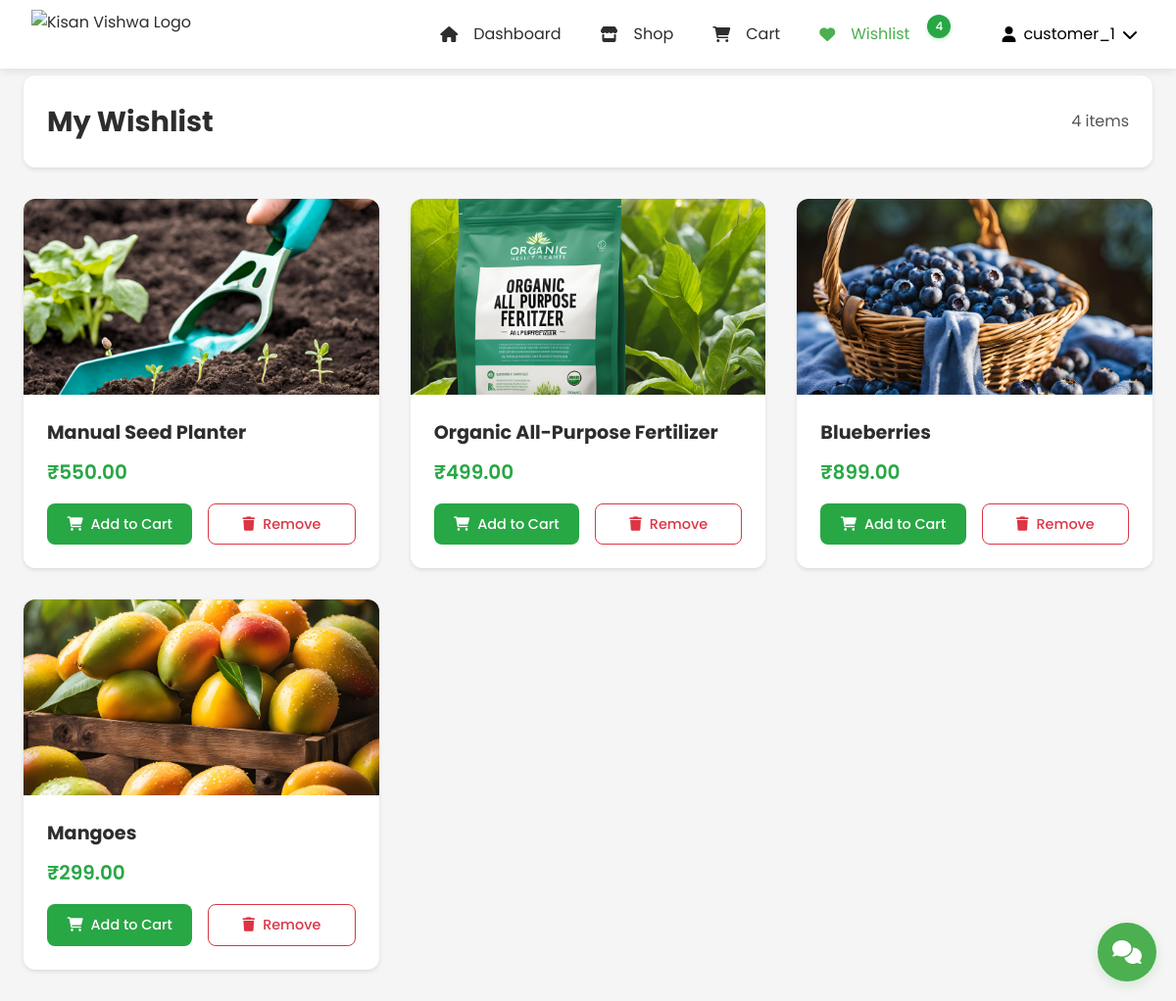
Before: /customer/wishlist/ (signed in) with the older database file.
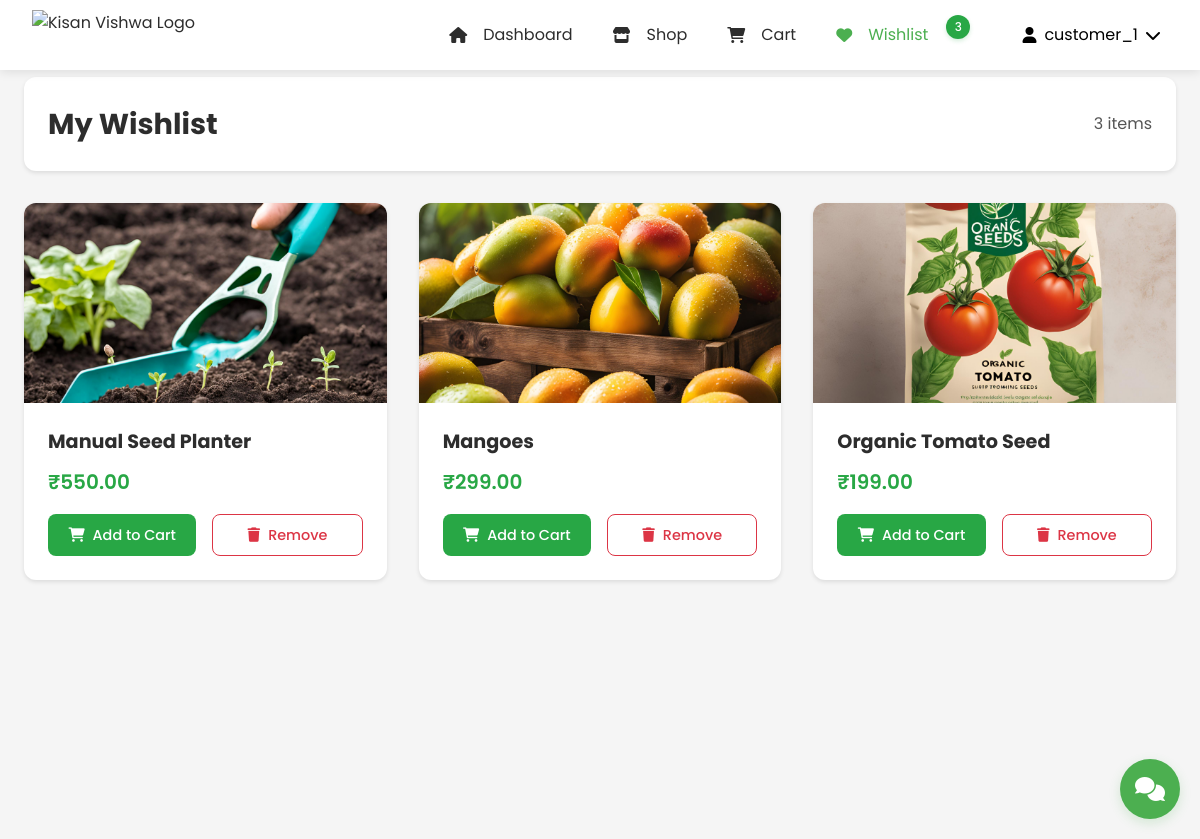
After: the same page with the newer database file.
### customer_app/models.py (models this page shows)
class Wishlist(models.Model):
    user = models.ForeignKey(User, on_delete=models.CASCADE)
    product = models.ForeignKey(Product, on_delete=models.CASCADE)
    created_at = models.DateTimeField(auto_now_add=True)
    class Meta:
        unique_together = ('user','product')

### product_app/models.py (models this page shows, shortened)
class Product(models.Model):
    CATEGORY_CHOICES = [
        ('vegetables', 'Vegetables'),
        ('fruits', 'Fruits'),
        ('grains', 'Grains'),
        ('dairy', 'Dairy'),
        ('tools', 'Tools & Equipment'),
        ('seeds', 'Seeds & Saplings'),
        ('pesticides', 'Pesticides & Fertilizers'),
        ('organic', 'Organic Products'),
        ('livestock', 'Livestock & Feed'),
        ('other', 'Other')
    ]
    name = models.CharField(max_length=200)
    category = models.CharField(max_length=100, choices=CATEGORY_CHOICES, default='other')
    price = models.DecimalField(max_digits=10, decimal_places=2)
    quantity = models.IntegerField()
    description = models.TextField()
    image = models.ImageField(
        upload_to='products/',
        null=True,
        blank=True
    )
    farmer = models.ForeignKey(User, on_delete=models.CASCADE)
    created_at = models.DateTimeField(auto_now_add=True)
    updated_at = models.DateTimeField(auto_now=True)
    is_featured = models.BooleanField(default=False)
    is_deleted = models.BooleanField(default=False)
    def get_image_url(self):
        if self.image and hasattr(self.image, 'url'):
            return self.image.url
        return static('images/default_product.jpg')

### customer_app/views.py (the view)
# urls.py: path('wishlist/', views.view_wishlist, name='customer_wishlist'),
@login_required
def view_wishlist(request):
    wishlist_items = Wishlist.objects.filter(user=request.user)
    return render(request, 'customer_app/wishlist.html', {'wishlist_items': wishlist_items})

### customer_app/context_processors.py (called while the page is built, shortened)
def wishlist_and_cart_counts(request):
    if request.user.is_authenticated:
        cart_items = CartItem.objects.filter(user=request.user).select_related('product')
        wishlist_items = Wishlist.objects.filter(user=request.user)
        return {
            'cart_items_count': cart_items.count(),
            'cart_total': sum(item.total_price for item in cart_items),
            'wishlist_count': wishlist_items.count(),
            'wishlist_product_ids': set(item.product_id for item in wishlist_items)
        }

def wishlist_status(request):
    if request.user.is_authenticated:
        wishlist_items = Wishlist.objects.filter(user=request.user).select_related('product')
        return {
            'wishlist_product_ids': set(item.product.id for item in wishlist_items),
            'wishlist_products': [item.product for item in wishlist_items]
        }
    return {
        'wishlist_product_ids': set(),
        'wishlist_products': []
    }

def product_categories(request):
    CATEGORY_ICONS = {
        'vegetables': 'fa-carrot',
        'fruits': 'fa-apple-alt',
        'grains': 'fa-wheat',
        'dairy': 'fa-cheese',
        'tools': 'fa-tools',
        'seeds': 'fa-seedling',
        'pesticides': 'fa-spray-can',
        'organic': 'fa-leaf',
        'livestock': 'fa-cow',
        'other': 'fa-box'
    }
    return {
        'PRODUCT_CATEGORIES': Product.CATEGORY_CHOICES,
        'CATEGORY_ICONS': CATEGORY_ICONS
    }

### customer_app/templates/customer_app/wishlist.html (shortened to what this page needs)
{% load static %}
<!DOCTYPE html>
<html lang="en">
<head>
    <link rel="stylesheet" href="https://cdnjs.cloudflare.com/ajax/libs/normalize/8.0.1/normalize.min.css">
    <link rel="stylesheet" href="https://cdnjs.cloudflare.com/ajax/libs/font-awesome/6.0.0/css/all.min.css">
    <link rel="stylesheet" type="text/css" href="{% static 'css/CustomerNavBar.css' %}">
    <link rel="stylesheet" type="text/css" href="{% static 'css/customerdesign.css' %}">
    <link rel="stylesheet" type="text/css" href="{% static 'css/wishlist.css' %}">
    <link rel="stylesheet" href="{% static 'css/chat_widget.css' %}">
</head>
<body>
    {% include 'NavBar/CustomerNavBar.html' %}
    <main class="main-container">
        <div class="wishlist-header">
            <h1>My Wishlist</h1>
            <div class="wishlist-summary">
                <span>{{ wishlist_items|length }} items</span>
            </div>
        </div>
        {% if wishlist_items %}
            <div class="wishlist-grid">
                {% for item in wishlist_items %}
                    <div class="wishlist-card" data-product-id="{{ item.product.id }}">
                        <div class="wishlist-image">
                            <img src="{{ item.product.get_image_url }}" alt="{{ item.product.name }}">
                        </div>
                        <div class="wishlist-content">
                            <h2>{{ item.product.name }}</h2>
                            <p class="price">₹{{ item.product.price }}</p>
                            <div class="wishlist-actions">
                                <button onclick="addToCart('{{ item.product.id }}', this)" class="add-to-cart-btn">
                                    <i class="fas fa-shopping-cart"></i> Add to Cart
                                </button>
                                <button onclick="toggleWishlist('{{ item.product.id }}')" class="remove-btn">
                                    <i class="fas fa-trash"></i> Remove
                                </button>
                            </div>
                        </div>
                    </div>
                {% endfor %}
            </div>
        {% endif %}
    </main>
    <div id="chat-widget-container">
        {% include 'chatbot_app/chat_widget.html' %}
    </div>
</body>
</html>

### templates/NavBar/CustomerNavBar.html (shortened to what this page needs)
{% load static %}
<header class="site-header">
    <div class="header-container">
        <div class="brand">
            <a href="{% url 'customer_dashboard' %}" class="logo">
                <img src="{% static 'images/kisan_vishwa_logo.png' %}" alt="Kisan Vishwa Logo">
            </a>
        </div>
        <nav class="main-nav">
            <ul class="nav-list">
                <li>
                    <a href="{% url 'customer_dashboard' %}" class="nav-item {% if request.resolver_match.url_name == 'customer_dashboard' %}active{% endif %}">
                        <i class="fas fa-home"></i>
                        <span>Dashboard</span>
                    </a>
                </li>
                <li>
                    <a href="{% url 'shop' %}" class="nav-item {% if request.resolver_match.url_name == 'shop' %}active{% endif %}">
                        <i class="fas fa-store"></i>
                        <span>Shop</span>
                    </a>
                </li>
                <li>
                    <a href="{% url 'customer_cart' %}" class="nav-item {% if request.resolver_match.url_name == 'customer_cart' %}active{% endif %}">
                        <i class="fas fa-shopping-cart"></i>
                        <span>Cart</span>
                    </a>
                </li>
                <li>
                    <a href="{% url 'customer_wishlist' %}" class="nav-item {% if request.resolver_match.url_name == 'customer_wishlist' %}active{% endif %}">
                        <i class="fas fa-heart"></i>
                        <span>Wishlist</span>
                        {% if wishlist_count > 0 %}
                            <span class="badge">{{ wishlist_count }}</span>
                        {% endif %}
                    </a>
                </li>
            </ul>
            <div class="user-menu">
                <button class="user-menu-toggle">
                    <div class="user-info">
                        {% if user.customer_profile.profile_picture %}
                            <img src="{{ user.customer_profile.profile_picture.url }}" alt="" class="user-avatar">
                        {% else %}
                            <i class="fas fa-user"></i>
                        {% endif %}
                        <span>{{ user.username }}</span>
                        <i class="fas fa-chevron-down"></i>
                    </div>
                </button>
            </div>
        </nav>
    </div>
</header>

### chatbot_app/templates/chatbot_app/chat_widget.html (shortened to what this page needs)
{% load static %}
<div class="kv-chat-widget" data-user-type="{{ user_type }}">
    <button class="kv-chat-toggle"
        {% if request.user.is_authenticated %}
            hx-get="{% url 'chatbot_app:toggle_chat' %}"
            hx-target="#kv-chat-container"
            hx-swap="innerHTML"
            hx-trigger="click"
            hx-indicator=".kv-chat-loading"
        {% else %}
            onclick="window.location.href='/login/?next={{ request.path }}'"
        {% endif %}>
        <i class="fas fa-comments"></i>
    </button>
</div>

### static/css/CustomerNavBar.css (style rules this page uses)
:root { --warm-beige: #FAF7F2; --dark-beige: #E5E0D8; --dark-gray: #333333; --white: #ffffff; --forest-green: #28A745; --dark-green: #218838; --light-gray: #f9f9f9; --text-gray: #4A4A4A; --text-primary: #2D2D2D; --text-secondary: #555; --border-color: #e0e0e0; --shadow-color: rgba(0, 0, 0, 0.1); }
.site-header { background-color: var(--white); box-shadow: 0 2px 10px var(--shadow-color); position: fixed; width: 100%; top: 0; left: 0; z-index: 100; height: 70px; display: flex; align-items: center; isolation: isolate; }
.header-container { max-width: 1200px; width: 100%; margin: 0 auto; padding: 0 2rem; display: flex; justify-content: flex-start; align-items: center; height: 100%; gap: 2rem; }
.brand { display: flex; align-items: center; flex-shrink: 0; }
.logo { display: flex; align-items: center; text-decoration: none; color: var(--text-primary); padding-left: 0; }
.logo img { height: 50px; width: auto; margin-right: 12px; }
.main-nav { display: flex; align-items: center; margin-left: auto; gap: 1rem; isolation: isolate; }
.nav-list { display: flex; list-style: none; margin: 0; padding: 0; align-items: center; gap: 0.5rem; }
.nav-item { position: relative; display: flex; align-items: center; padding: 0.75rem 1rem; color: var(--text-primary); text-decoration: none; transition: color 0.3s; height: 100%; gap: 8px; }
.nav-item i { margin-right: 8px; }
.nav-item.active { color: #4CAF50; }
.badge { background-color: #4CAF50; color: white; padding: 4px 8px; border-radius: 12px; font-size: 0.75rem; font-weight: 500; min-width: 20px; height: 20px; display: inline-flex; align-items: center; justify-content: center; margin-left: 6px; box-shadow: 0 2px 4px rgba(76, 175, 80, 0.2); position: relative; top: -2px; }
.user-menu { position: relative; margin-left: 1rem; height: 100%; display: flex; align-items: center; }
.user-menu-toggle { background: none; border: none; padding: 0.5rem; cursor: pointer; display: flex; align-items: center; }
.user-info { display: flex; align-items: center; gap: 8px; }
body { padding-top: 45px !important; margin: 0; font-family: 'Poppins', sans-serif; isolation: isolate; }
@media (min-width: 1200px) { .header-container { padding: 0 2rem; } }

### static/css/customerdesign.css (style rules this page uses)
:root { --primary-color: #28a745; --secondary-color: #218838; --background-color: #FAF7F2; --text-primary: #2D2D2D; --text-secondary: #4A4A4A; --text-body: #555555; --white: #ffffff; --border-color: #e0e0e0; --shadow-sm: 0 2px 4px rgba(0, 0, 0, 0.1); --shadow-md: 0 4px 6px rgba(0, 0, 0, 0.1); --shadow-lg: 0 8px 16px rgba(0, 0, 0, 0.15); }
body { font-family: 'Poppins', sans-serif; margin: 0; padding: 0; background-color: var(--background-color); color: var(--text-body); line-height: 1.6; }
.main-container { max-width: 1200px; margin: 0 auto; padding: 2rem 1rem; min-height: calc(100vh - 70px); position: relative; z-index: 1; }
img { max-width: 100%; height: auto; }
.badge { background-color: var(--primary-color); color: var(--white); font-size: 0.75rem; font-weight: 500; min-width: 24px; height: 24px; padding: 0; border-radius: 50%; display: inline-flex; align-items: center; justify-content: center; margin-left: 6px; box-shadow: 0 2px 4px rgba(40, 167, 69, 0.2); position: relative; top: -8px; right: -4px; }

### static/css/chat_widget.css (style rules this page uses)
.kv-chat-widget { position: fixed; bottom: 20px; right: 20px; z-index: 999999; font-size: 15px; font-family: 'Poppins', sans-serif; isolation: isolate; }
.kv-chat-toggle { width: 60px; height: 60px; background: #4CAF50; border-radius: 50%; box-shadow: 0 4px 12px rgba(76, 175, 80, 0.2); border: none; color: white; cursor: pointer; display: flex; align-items: center; justify-content: center; font-size: 24px; transition: transform 0.2s ease; z-index: 999999; position: relative; }

### customer_app/templates/customer_app/wishlist.html (style rules this page uses)
body { padding-top: 70px; background-color: #f5f5f5; }
.add-to-cart-btn { transition: all 0.3s ease; }

Changed rows visible on the page:
removed Wishlist: product.get_image_url (picture), product.name "Organic All-Purpose Fertilizer", product.price "499.00"
removed Wishlist: product.get_image_url (picture), product.name "Blueberries", product.price "899.00"
added Wishlist: product.get_image_url (picture), product.name "Organic Tomato Seed", product.price "199.00"
Other visible differences:
{{ wishlist_count }}: "4" → "3"
{{ wishlist_items|length }}: "4" → "3"
